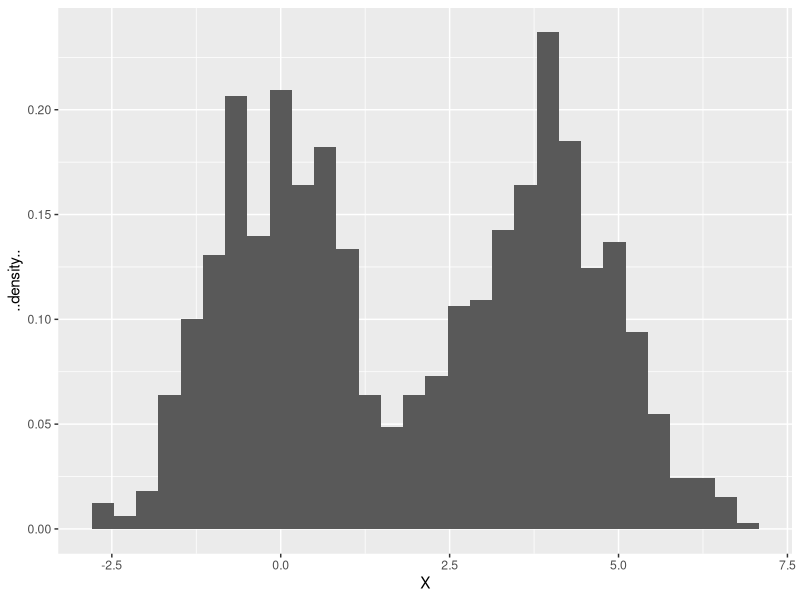
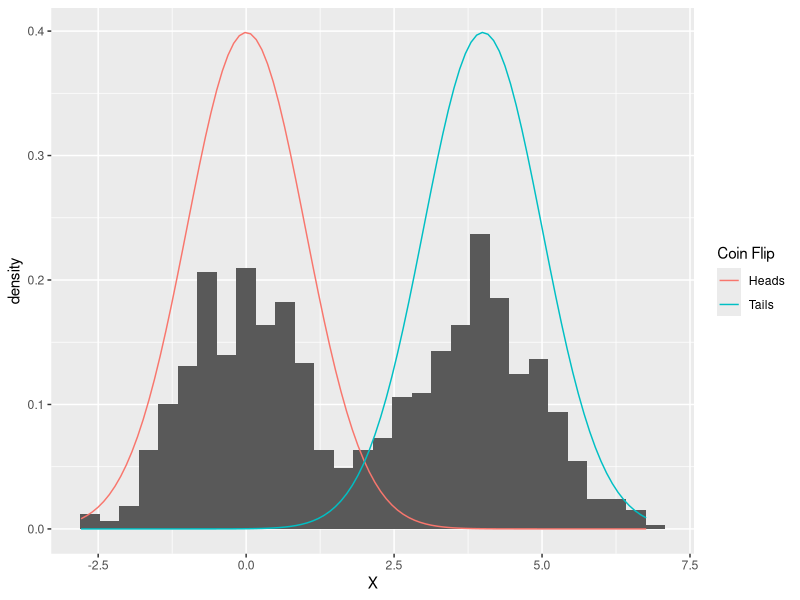
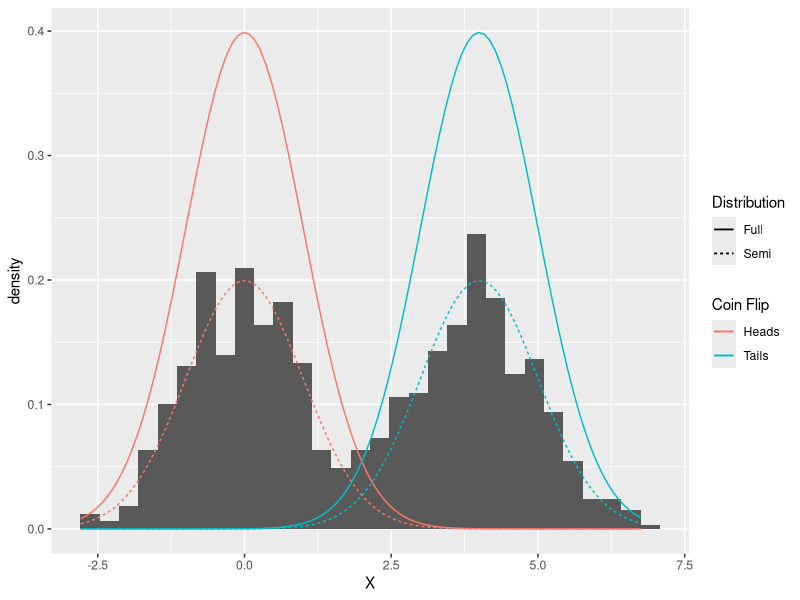
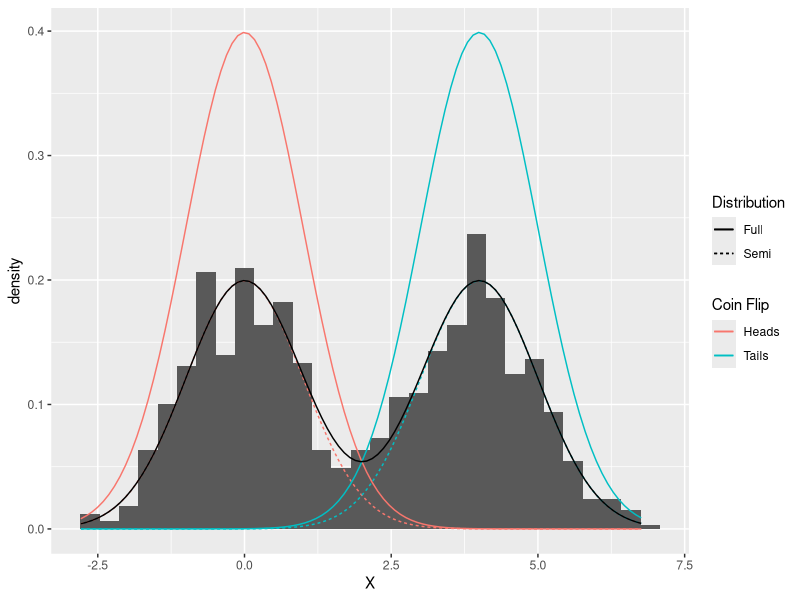

Source code (R) for these figures, in order:
## ---- chunk 1
knitr::opts_chunk$set(echo = TRUE, fig.width=5, fig.height=3, fig.align='center')
## ---- chunk 2
suppressMessages(library(ggplot2))
set.seed(44)
X <- numeric(0)
coin <- integer(0)
for (i in 1:1000) {
    coin[i] <- rbinom(1, size=1, prob=0.5)  # flip a coin. 0=heads, 1=tails.
    if (coin[i] == 0) {   # heads
        X[i] <- rnorm(1, mean=0, sd=1)
    } else {           # tails
        X[i] <- rnorm(1, mean=4, sd=1)
    }
}
(p <- qplot(X, ..density.., geom="histogram", bins=30))
## ---- chunk 3
ggplot(data.frame(X=X), aes(X)) +
    geom_histogram(aes(y=..density..), bins=30) +
    stat_function(fun=function(x) dnorm(x, mean=0, sd=1), 
                  mapping=aes(colour="Heads")) +
    stat_function(fun=function(x) dnorm(x, mean=4, sd=1), 
                  mapping=aes(colour="Tails")) +
    scale_color_discrete("Coin Flip")
## ---- chunk 4
(p <- ggplot(data.frame(X=X), aes(X)) +
    geom_histogram(aes(y=..density..), bins=30) +
    stat_function(fun=function(x) dnorm(x, mean=0, sd=1)*0.5, 
                  mapping=aes(colour="Heads", linetype="Semi")) +
    stat_function(fun=function(x) dnorm(x, mean=4, sd=1)*0.5, 
                  mapping=aes(colour="Tails", linetype="Semi")) +
    stat_function(fun=function(x) dnorm(x, mean=0, sd=1), 
                  mapping=aes(colour="Heads", linetype="Full")) +
    stat_function(fun=function(x) dnorm(x, mean=4, sd=1), 
                  mapping=aes(colour="Tails", linetype="Full")) +
    scale_color_discrete("Coin Flip") +
    scale_linetype_discrete("Distribution"))
## ---- chunk 5
p + stat_function(fun=function(x) dnorm(x, mean=0, sd=1)*0.5 + 
                      dnorm(x, mean=4, sd=1)*0.5,
                  mapping=aes(linetype="Full"))
